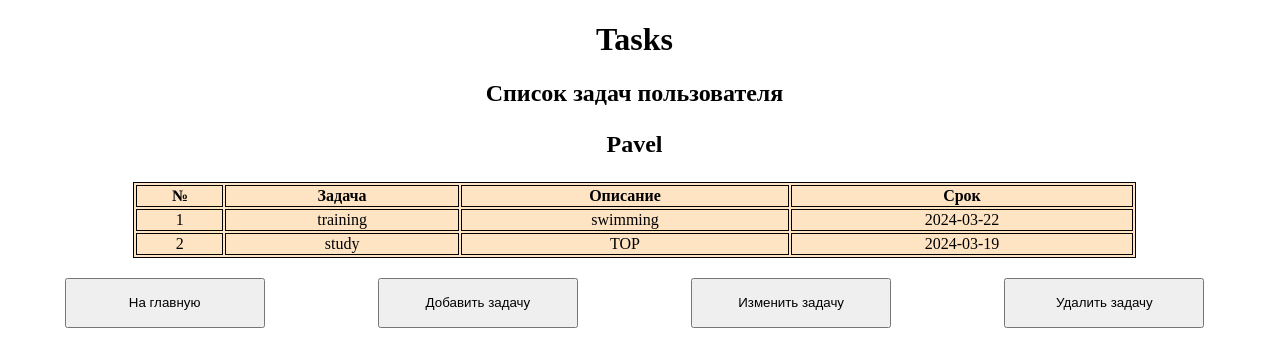
Page /tasks/Pavel on the committed database.
### base_module.py (models this page shows)
    class Person(Base):
        __tablename__ = "users"
        id = Column(Integer(), primary_key=True, index=True)
        email = Column(String)
        password = Column(String)
        name = Column(String)
        tasks = relationship("Task", backref='user')

    class Task(Base):
        __tablename__ = "tasks"
        id = Column(Integer, primary_key=True, index=True)
        task = Column(String)
        describe = Column(String)
        ex_date = Column(String)
        name_resp = Column(String, ForeignKey('users.name'))

### main.py (the view)
@app.get("/tasks/{name}") # <- декоратор, который обрабатывает get - запросы где маршрут
async def get_tasks_page(request:Request, name):
    context = db.query(Person).filter(Person.name == name).one()
    return templates.TemplateResponse("tasks.html", {"request": request, "context": context})

### templates/tasks.html (shortened to what this page needs)
<!DOCTYPE html>
<html lang="en">
<head>
</head>
<body>
    <h1 style="text-align: center;">Tasks</h1>
    <h2 style="text-align: center";>Список задач пользователя <p id="user">{{ context.name }}</p></h2>
    <table>
        <thead><tr><th class="ID"></th><th>№</th><th>Задача</th><th>Описание</th><th>Срок</th></tr></thead>
        <tbody>
            {%for task in context.tasks%}
                <tr>
                    <th>{{loop.index}}</th>
                    <th class="task">{{task.task}}</th>
                    <th class="describe">{{task.describe}}</th>
                    <th class="ex_date">{{task.ex_date}}</th>
                </tr>
            {%endfor%}
        </tbody>
    </table>
    <div style="margin: auto;">
        <button onclick="window.location.href='/'">На главную</button>
        <button onclick="showform()" {}>Добавить задачу</button>
        <button onclick="change()" data-tooltip="Кликните два раза по изменяемому полю">Изменить задачу</button>
        <button onclick="del()" data-tooltip="Кликните два раза по удаляемой задаче">Удалить задачу</button>
    </div>
</body>
</html>

### templates/tasks.html (style rules this page uses)
button { margin: auto; margin-top: 20px; width: 200px; height: 50px; }
table { margin: auto; width: 80%; background-color: bisque; border: 1px solid black; }
table tr, th { border: 1px solid black; font-weight: lighter; }
table thead tr, th { font-weight: bolder; }
div { display: flex; justify-content:center; margin: auto; }
[data-tooltip] { position: relative; }
[data-tooltip]::after { content: attr(data-tooltip); position: absolute; width: 300px; left: 0; top: 0; background: #3989c9; color: #fff; padding: 0.5em; box-shadow: 2px 2px 5px rgba(0, 0, 0, 0.3); pointer-events: none; opacity: 0; transition: 1s; }

### rows in the picture
Person: name "Pavel"
Task: task "training", describe "swimming", ex_date "2024-03-22"
Task: task "study", describe "TOP", ex_date "2024-03-19"
